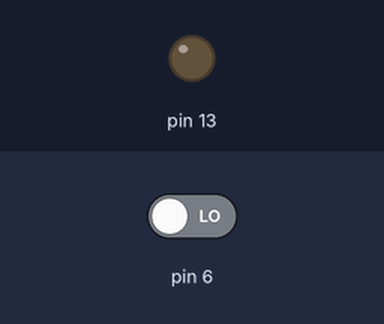
Simulated run of this sketch. Board: Arduino Uno, built with avr-gcc and run on an emulated ATmega328P. On the bench: output pins drawn as LEDs (lit = HIGH). The inputs (shaded band) are chosen by the test bench; at power-on: pin 6 LOW.

Above: at 1.2 s.
1.3 s: pin 6 driven HIGH
At 2.1 s:
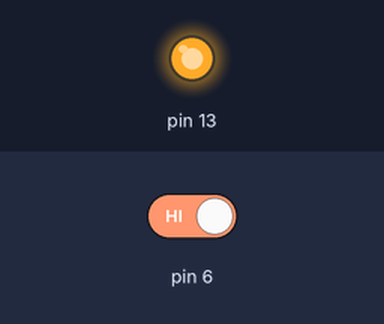
2.8 s: pin 6 driven LOW
At 3.2 s:
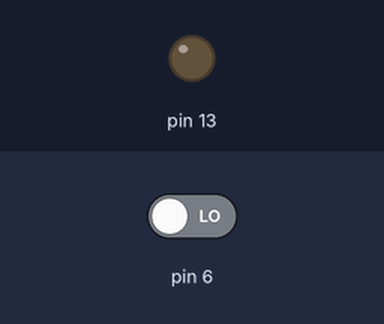
Timing chart, 0 to 5.8 s (numbered marks = the images above; inputs shaded):
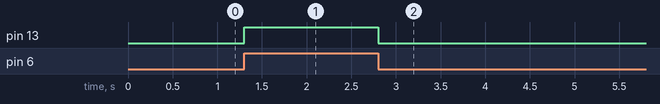

The sketch:

03.ReadtoLED.ino
```cpp
int x;

void setup()
{
  pinMode(6, INPUT);
  pinMode(13, OUTPUT);
}


void loop()
{
  while (HIGH) {
    x = digitalRead(6);
    if (x == HIGH) {
      digitalWrite(13, HIGH);

    }
    if (x == LOW) {
      digitalWrite(13, LOW);

    }
  }

}
```

Measured:
- after the input at 1.3 s, pin 13: LOW → HIGH at once
- after the input at 2.8 s, pin 13: HIGH → LOW at once
